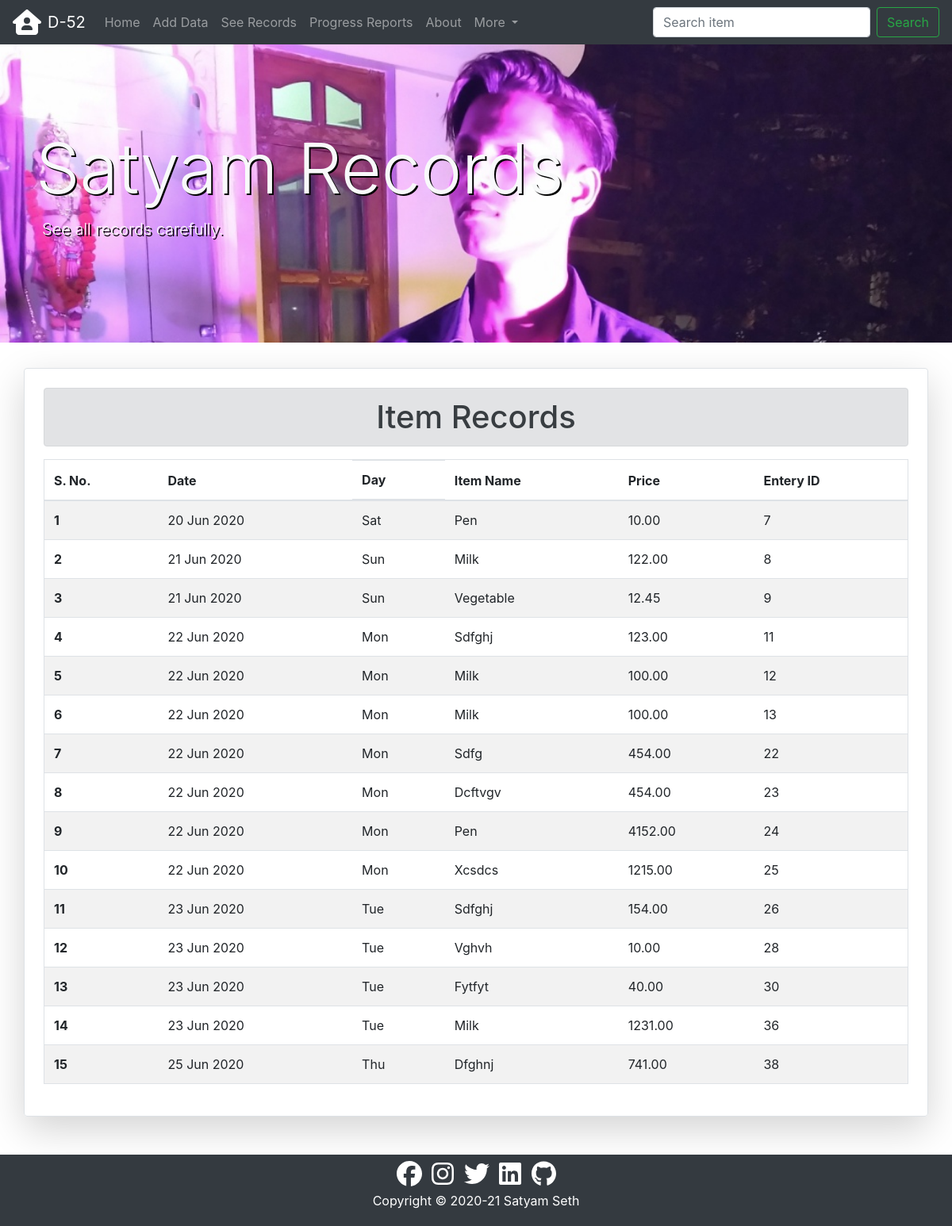
The page /data/detailed/satyam/ on the database as committed earlier.
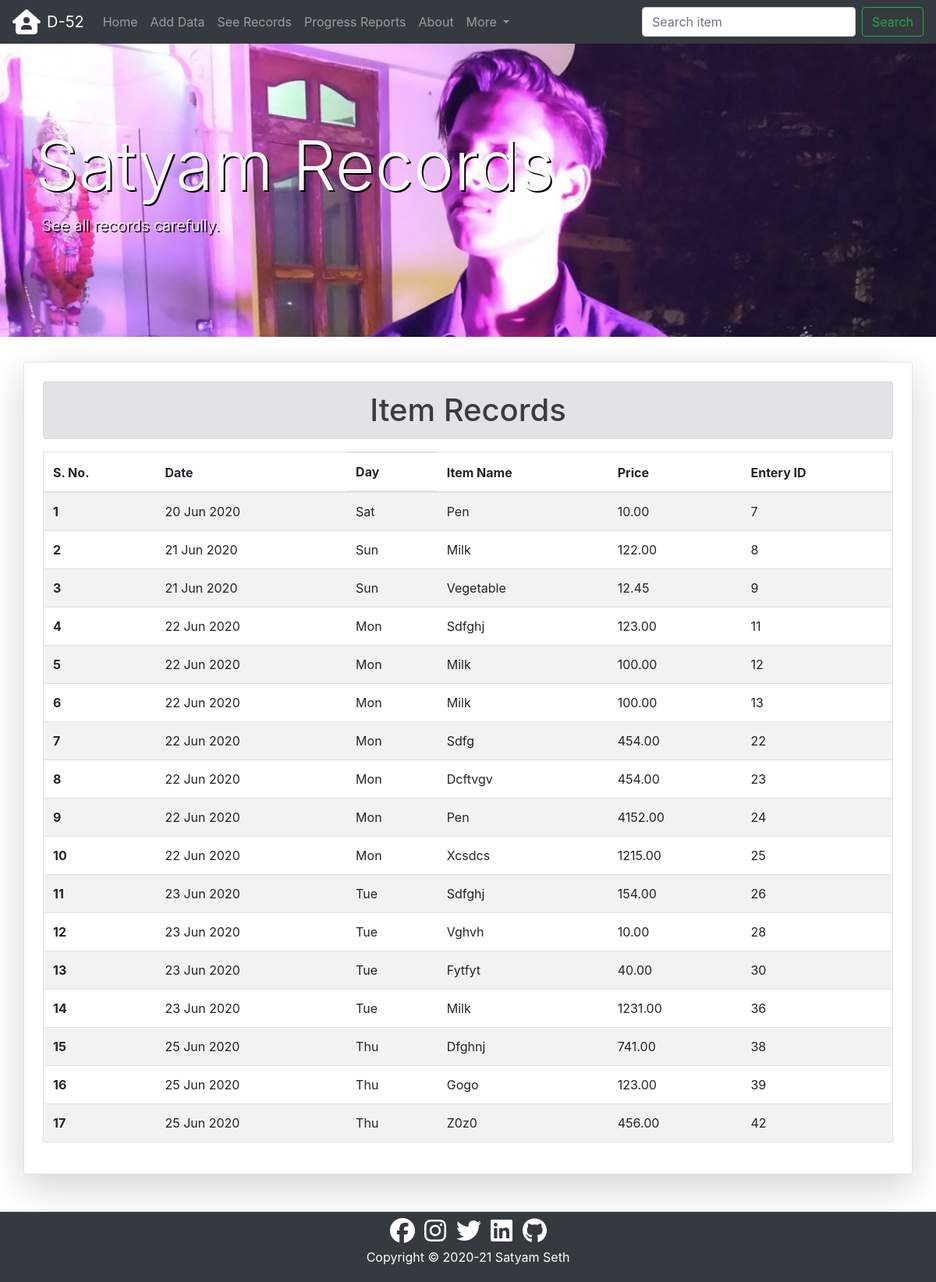
The same page on the database as committed later.
### data/models.py (models this page shows, shortened)
class Record(models.Model):
    date=models.DateField()
    datetime=models.DateTimeField()
    name=models.CharField(max_length=20)
    item=models.CharField(max_length=50)
    price=models.DecimalField(decimal_places=2,max_digits=5000)

### data/views.py (the view)
# urls.py: path('detailed/<str:var>/',views.detailed_view,name='detailed'),
def detailed_view(request,var):
    if var=='satyam':
        data=Record.objects.filter(name='Satyam Seth').order_by('date')
    elif var=='ankit':
        data=Record.objects.filter(name='Ankit Kumar Gupta').order_by('date')
    elif var=='ganga':
        data=Record.objects.filter(name='Ganga Sagar Bharti').order_by('date')
    elif var=='prashant':
        data=Record.objects.filter(name='Prashant Kumar Yadav').order_by('date')
    else:
        data=Water.objects.all().order_by('date')
    return render(request,'data/detailed.html',{'records':data,'var':var})

### data/templates/data/detailed.html (shortened to what this page needs)
{% extends 'core/base.html' %}
{% load static %}
{% block css %}
<link rel="stylesheet" href="{% static 'data/css/style.css' %}">
{% endblock %}
{% block content %}
<div class="jumbotron jumbotron-fluid {{var}} mt-5">
  <div class="container py-5 text-light">
    <div>
      <h1 class="display-2">{{var|title}} Records</h1>
    </div>
    <div class="lead">
      <p class="pl-2">See all records carefully.</p>
    </div>
  </div>
</div>
{% if var == 'water' %}
<div class="container shadow-lg p-4 mb-5 rounded border">
  <h1 class="text-center alert alert-secondary">Water Records</h1>
  {% if records %}
  <div class="table-responsive">
    <table class="table table-hover table-striped border">
      <thead>
        <tr>
          <th scope="col">S. No.</th>
          <th scope="col">Date</th>
          <th scope="col" class="d-none d-sm-block">Day</th>
          <th scope="col">Quantity</th>
          <th scope="col">Entery ID</th>
        </tr>
      </thead>
      <tbody>
        {% for record in records %}
        <tr>
          <th scope="row">{{forloop.counter}}</th>
          <td>{{record.date|date:"d M Y"}}</td>
          <td class="d-none d-sm-block">{{record.date|date:"D"}}</td>
          <td>{{record.quantity}}</td>
          <td>{{record.id}}</td>
        </tr>
        {% endfor %}
      </tbody>
    </table>
  </div>
  {% else %}
  <h4 class="text-center alert alert-warning">No Records Found</h4>
  {% endif %}
</div>
{% else %}
<div class="container shadow-lg p-4 mb-5 rounded border">
  <h1 class="text-center alert alert-secondary">Item Records</h1>
  {% if records %}
  <div class="table-responsive">
    <table class="table table-hover table-striped border">
      <thead>
        <tr>
          <th scope="col">S. No.</th>
          <th scope="col">Date</th>
          <th scope="col" class="d-none d-sm-block">Day</th>
          <th scope="col">Item Name</th>
          <th scope="col">Price</th>
          <th scope="col">Entery ID</th>
        </tr>
      </thead>
      <tbody>
        {% for record in records %}
        <tr>
          <th scope="row">{{forloop.counter}}</th>
          <td>{{record.date|date:"d M Y"}}</td>
          <td class="d-none d-sm-block">{{record.date|date:"D"}}</td>
          <td>{{record.item|capfirst}}</td>
          <td>{{record.price}}</td>
          <td>{{record.id}}</td>
        </tr>
        {% endfor %}
      </tbody>
    </table>
  </div>
  {% else %}
  <h4 class="text-center alert alert-warning">No Records Found</h4>
  {% endif %}
</div>
{% endif %}
{% endblock content %}

### core/templates/core/base.html (shortened to what this page needs)
<!DOCTYPE html>
<html lang="en">
{% load static %}
<head>
    <link rel="stylesheet" href="{% static 'core/css/bootstrap.min.css' %}">
    {% block css %}{% endblock css %}
</head>
<body>
    {% include 'core/navbar.html' %}
    {% block content %}{% endblock content %}
    {% include 'core/footer.html' %}
</body>
</html>

### core/templates/core/navbar.html (shortened to what this page needs)
<div class="container-fluid">
    <nav class="navbar navbar-expand-md navbar-dark fixed-top bg-dark">
        <i class="fas fa-house-user fa-2x text-white mr-2"></i>
        <div class="navbar-brand">D-52</div>
        <div class="collapse navbar-collapse" id="navbarSupportedContent">
            <ul class="navbar-nav mr-auto">
                <li class="nav-item {{home_active}}">
                    <a class="nav-link {{home_disabled}}" href="{% url 'home' %}">Home </a>
                </li>
                <li class="nav-item {{add_active}}">
                    <a class="nav-link {{add_disabled}}" href="{% url 'add' %}">Add Data</a>
                </li>
                <li class="nav-item {{records_active}}">
                    <a class="nav-link {{records_disabled}}" href="{% url 'records' %}">See Records</a>
                </li>
                <li class="nav-item {{report_active}}">
                    <a class="nav-link {{report_disabled}}" href="{% url 'report' %}">Progress Reports</a>
                </li>
                <li class="nav-item {{about_active}}">
                    <a class="nav-link {{about_disabled}}" href="{% url 'about' %}">About</a>
                </li>
                <li class="nav-item dropdown">
                    <a class="nav-link dropdown-toggle" href="#" id="navbarDropdown" role="button"
                        data-toggle="dropdown" aria-haspopup="true" aria-expanded="false">
                        More
                    </a>
                </li>
            </ul>
            <form method="get" action="{% url 'search' %}" class="form-inline my-2 my-lg-0">
                <input class="form-control mr-sm-2" type="search" placeholder="Search item" aria-label="Search"
                    name='query'>
                <button class="btn btn-outline-success my-2 my-sm-0" type="submit">Search</button>
            </form>
        </div>
    </nav>
</div>

### core/templates/core/footer.html
<footer class="container-fluid p-0">
    <div class="bg-dark text-center p-1 text-white">
        <div>
            <a href="https://www.facebook.com/profile.php?id=100009900399617" target="_blank"><i
                    class="fab fa-facebook fa-2x m-1 text-white"></i></a>
            <a href="https://www.instagram.com/satyam1998.1998/" target="_blank"><i
                    class="fab fa-instagram fa-2x m-1 text-white"></i></i></a>
            <a href="https://twitter.com/SatyamS31450520" target="_blank"><i
                    class="fab fa-twitter fa-2x m-1 text-white"></i></i></a>
            <a href="https://www.linkedin.com/in/satyam-seth-39069b17a" target="_blank"><i
                    class="fab fa-linkedin fa-2x m-1 text-white"></i></i></a>
            <a href="https://github.com/satyam-seth" target="_blank"><i
                    class="fab fa-github fa-2x m-1 text-white"></i></i></a>
        </div>
        <p>Copyright &#169; 2020-21 Satyam Seth</p>
    </div>
</footer>

### data/static/data/css/style.css (style rules this page uses)
.satyam { background-image: url("../images/satyam.jpg"); background-color: dimgrey; background-size: cover; height: 100%; text-shadow: 2px 2px black; }

Rows that differ between the two databases and show on the page:
added Record: date "25 Jun 2020", date "Thu", item "Gogo", price "123.00", id "39"
added Record: date "25 Jun 2020", date "Thu", item "Z0z0", price "456.00", id "42"
